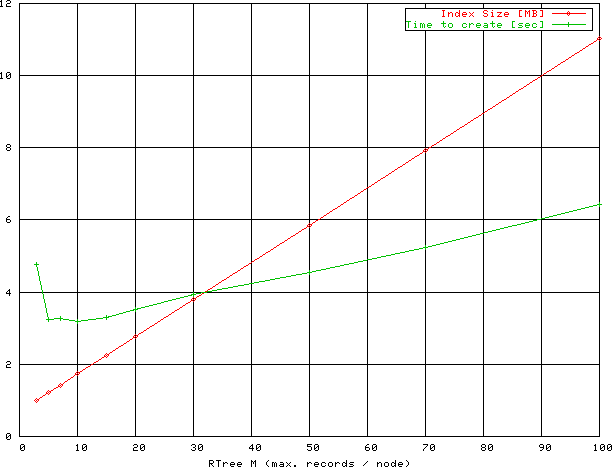

Write the gnuplot code that produced this figure.
# GNUPlot command file
set xlabel 'RTree M (max. records / node)'
set key box
set grid
plot 'singleidxcompare' using 1:2 title 'Index Size [MB]' with linespoints,\
     'singleidxcompare' using 1:3 title 'Time to create [sec]' with linespoints
set term png small color xffffff x000000 x000000
set output 'singleidxcompare.png'
replot
!eog singleidxcompare.png
